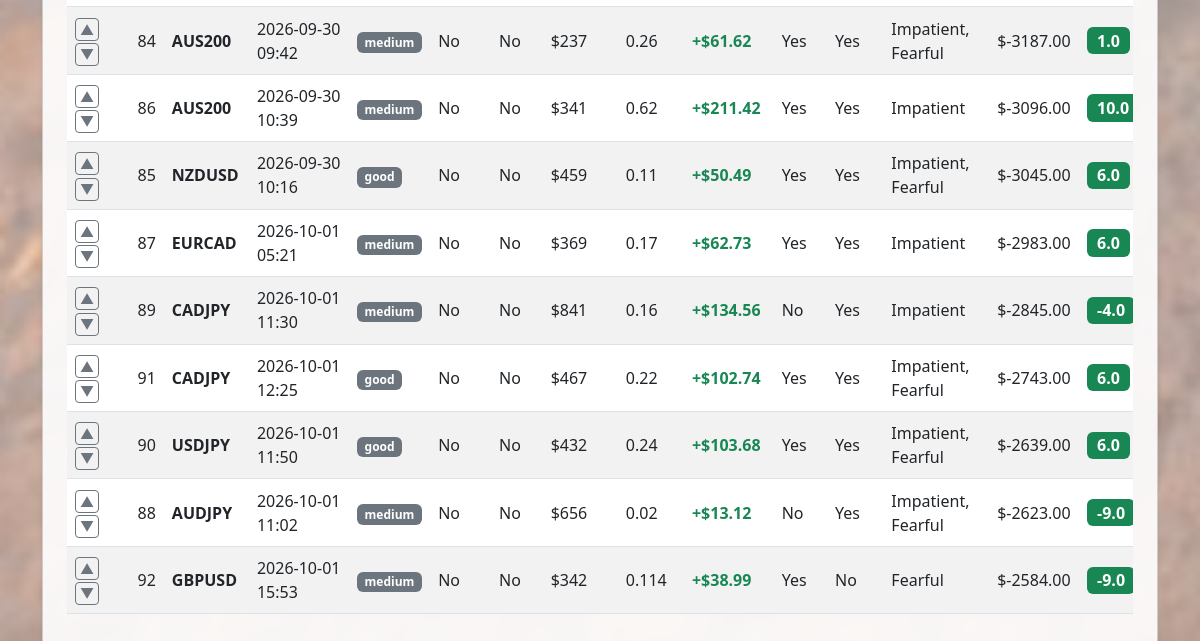
The page /trades-list (lower part) on the database as committed earlier.
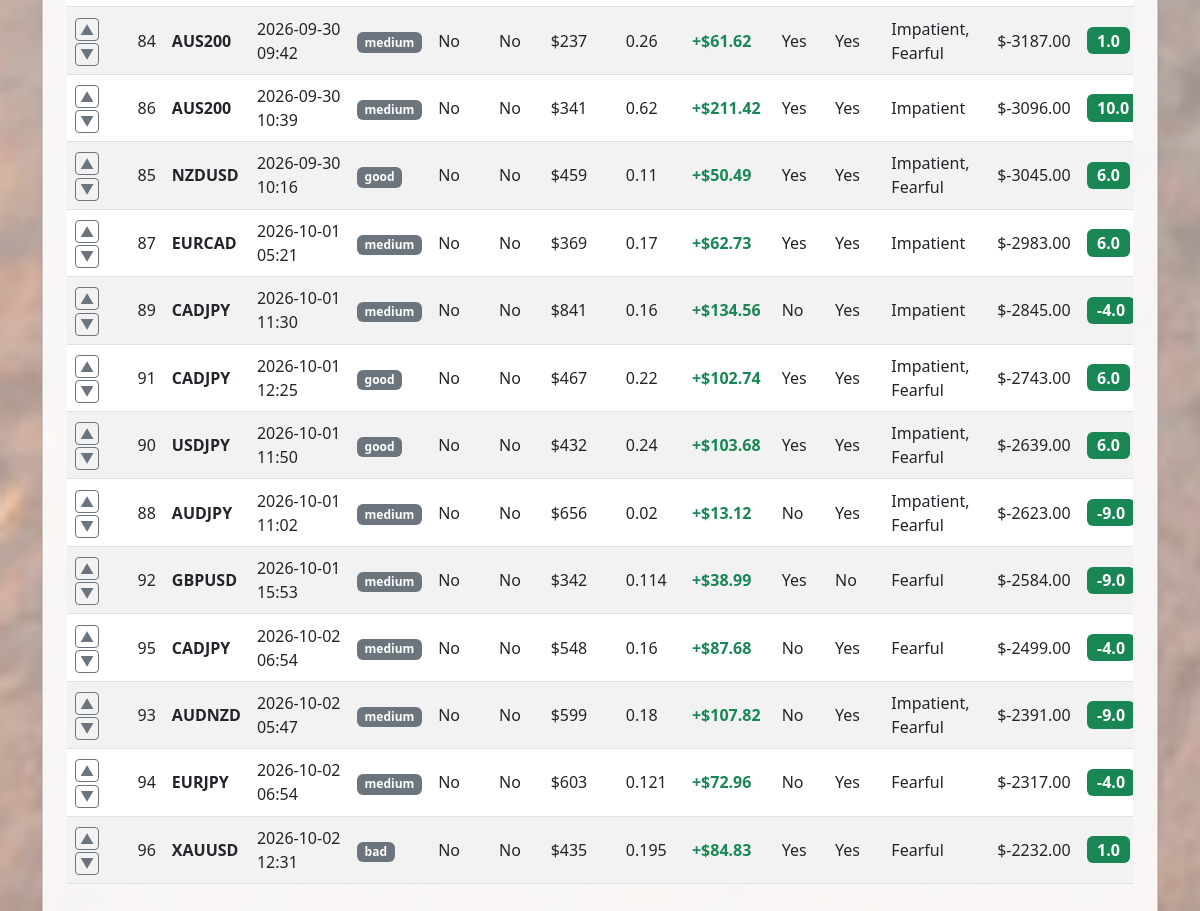
The same page on the database as committed later.
### flask_app.py (models this page shows)
class Trade(db.Model):
    id = db.Column(db.Integer, primary_key=True)
    position = db.Column(db.Integer, default=0)
    setup_quality_str = db.Column(db.String(20), nullable=False)
    ticker = db.Column(db.String(20), nullable=False)
    entry_datetime = db.Column(db.String(50), nullable=False)
    profit_taken_str = db.Column(db.String(10), nullable=False)
    stop_loss_zero_str = db.Column(db.String(10), nullable=False)
    current_equity = db.Column(db.Float, nullable=False)
    risk_str = db.Column(db.String(20), nullable=False)
    risk_reward_str = db.Column(db.String(20), nullable=False)
    risk_under_half_str = db.Column(db.String(10), nullable=True)
    daily_risk_str = db.Column(db.String(10), nullable=True)
    overtrading_str = db.Column(db.String(10), nullable=True, default='no')
    revenge_trading_str = db.Column(db.String(10), nullable=True, default='no')
    impatient_trading_str = db.Column(db.String(10), nullable=True, default='no')
    fearful_trading_str = db.Column(db.String(10), nullable=True, default='no')
    setup_score = db.Column(db.Float, nullable=False)
    profit_score = db.Column(db.Float, nullable=False)
    stop_loss_score = db.Column(db.Float, nullable=False)
    risk_score = db.Column(db.Float, nullable=False)
    risk_reward_score = db.Column(db.Float, nullable=False)
    daily_risk_score = db.Column(db.Float, nullable=True, default=0.0)
    psychology_score = db.Column(db.Float, nullable=True, default=0.0)
    total_score = db.Column(db.Float, nullable=False)
    timestamp = db.Column(db.DateTime, default=datetime.utcnow)
    @property
    def psychology_flags(self):
        flags = []
        if self.overtrading_str == 'yes':
            flags.append('Overtrading')
        if self.revenge_trading_str == 'yes':
            flags.append('Revenge')
        if self.impatient_trading_str == 'yes':
            flags.append('Impatient')
        if self.fearful_trading_str == 'yes':
            flags.append('Fearful')
        return flags

### flask_app.py (the view)
@app.route('/trades-list')
def trades_list():
    all_trades = Trade.query.order_by(Trade.position.asc()).all()
    return render_template('trades.html', trades=all_trades)

### templates/trades.html (shortened to what this page needs)
<!DOCTYPE html>
<html lang="en">
<head>
    <link href="https://cdn.jsdelivr.net/npm/bootstrap@5.3.0/dist/css/bootstrap.min.css" rel="stylesheet">
</head>
<body class="wallpaper-bg">
    <div class="container py-3">
        <div class="card shadow-sm p-4">
            <div class="table-responsive">
                <table class="table table-striped table-hover align-middle">
                    <tbody>
                        {% for trade in trades %}
                        {% set risk_val = trade.risk_str | float(0) %}
                        {% set rr_val = trade.risk_reward_str | float(0) %}
                        {% set pl_val = rr_val * risk_val %}
                        <tr>
                            <td>
                                <a href="/trade/move/{{ trade.id }}/up" class="btn btn-sm btn-outline-secondary py-0 px-1" title="Move Up">▲</a>
                                <a href="/trade/move/{{ trade.id }}/down" class="btn btn-sm btn-outline-secondary py-0 px-1" title="Move Down">▼</a>
                            </td>
                            <td>{{ trade.id }}</td>
                            <td><strong>{{ trade.ticker }}</strong></td>
                            <td>{{ trade.entry_datetime.replace('T', ' ') }}</td>
                            <td><span class="badge bg-secondary">{{ trade.setup_quality_str }}</span></td>
                            <td>{{ trade.profit_taken_str | capitalize }}</td>
                            <td>{{ trade.stop_loss_zero_str | capitalize }}</td>
                            <td>${{ trade.risk_str }}</td>
                            <td>{{ trade.risk_reward_str }}</td>
                            <td>
                                <span class="fw-bold {% if pl_val >= 0 %}text-success{% else %}text-danger{% endif %}">
                                    {{ "+" if pl_val > 0 else "" }}${{ "%.2f"|format(pl_val) }}
                                </span>
                            </td>
                            <td>{{ (trade.risk_under_half_str or "-") | capitalize }}</td>
                            <td>{{ (trade.daily_risk_str or "-") | capitalize }}</td>
                            <td>{{ trade.psychology_flags | join(", ") or "-" }}</td>
                            <td>${{ "%.2f"|format(trade.current_equity) }}</td>
                            <td><span class="badge bg-success fs-6">{{ trade.total_score }}</span></td>
                        </tr>
                        {% else %}
                        <tr>
                            <td colspan="16" class="text-center text-muted py-4">No trades logged yet.</td>
                        </tr>
                        {% endfor %}
                    </tbody>
                </table>
            </div>
        </div>
    </div>
</body>
</html>

Rows that differ between the two databases and show on the page:
added Trade: id "95", ticker "CADJPY", entry_datetime.replace "2026-10-02 06:54", setup_quality_str "medium", profit_taken_str "No", stop_loss_zero_str "No", risk_str "548", risk_reward_str "0.16", value "+", pl_val "87.68", risk_under_half_str "No", daily_risk_str "Yes", psychology_flags "Fearful", current_equity "-2499.00", total_score "-4.0"
added Trade: id "93", ticker "AUDNZD", entry_datetime.replace "2026-10-02 05:47", setup_quality_str "medium", profit_taken_str "No", stop_loss_zero_str "No", risk_str "599"
